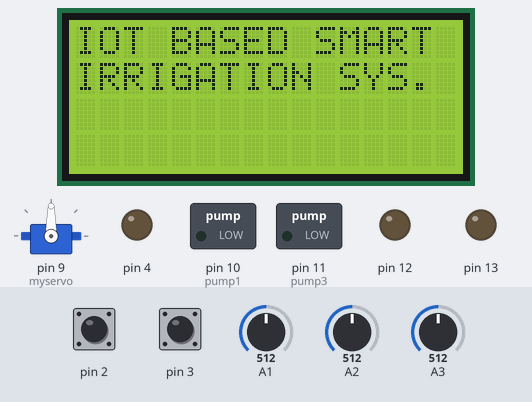
A sketch run on a simulated Arduino Uno, built with avr-gcc and run on an emulated ATmega328P. On the bench: 16×4 character LCD, servo, switched loads named in the sketch (green lamp = pin HIGH), output pins drawn as LEDs (lit = HIGH). Inputs (shaded band) come from the test bench; at power-on: A3 = 512, A1 = 512, A2 = 512, pin 2 HIGH, pin 3 HIGH.

Above: at 0.6 s.
At 5.7 s:
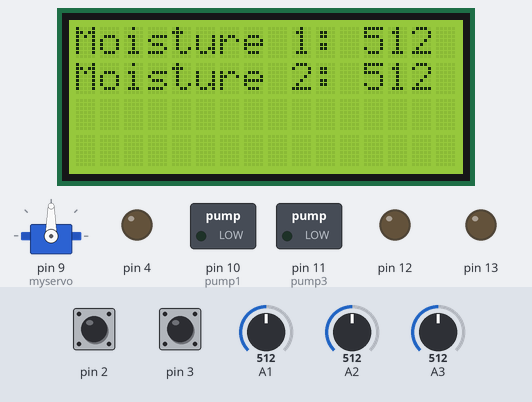
5.8 s: A3 set to 900
At 13.1 s:
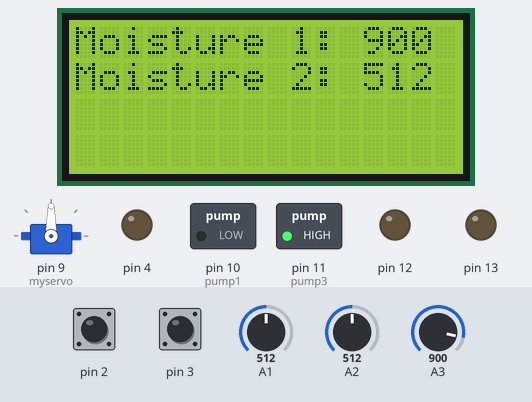
14.2 s: A1 set to 875
22.8 s: A1 set to 898
At 32.4 s:
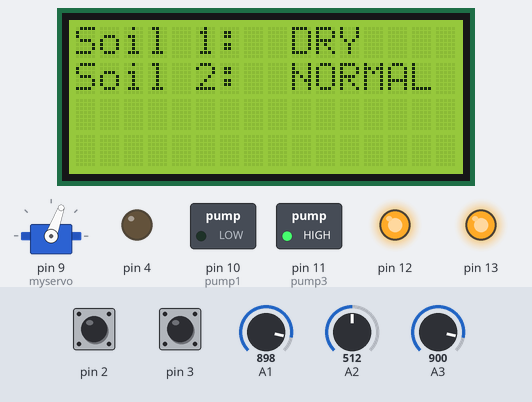
32.5 s: A2 set to 390
42.1 s: A3 set to 808
At 49.8 s:
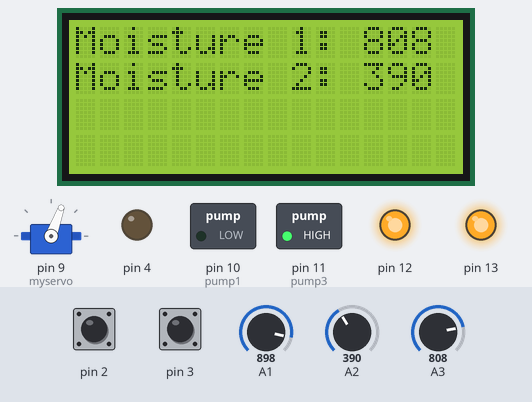
52.9 s: A3 set to 790
At 71.7 s:
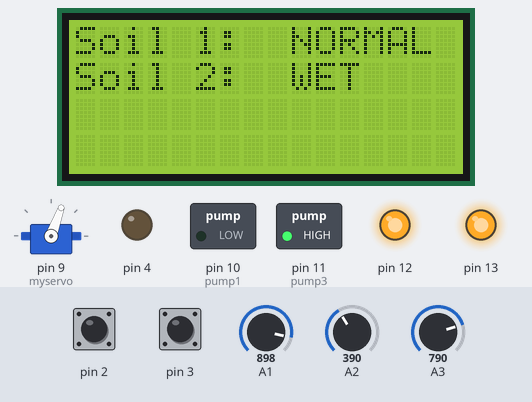
Timing chart, 0 to 73.2 s (numbered marks = the images above; inputs shaded):
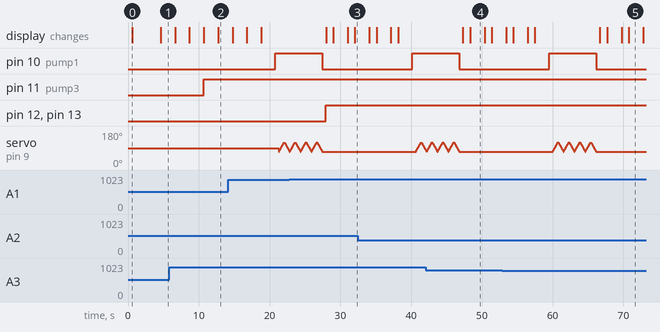

The sketch:

i2c_lcd.ino
```cpp
//###############  IOT BASED SMART IRRIGATION SYSTEM     ######################

#include <Wire.h>
#include <LiquidCrystal_I2C.h>
#include <Servo.h>
const int pump1 = 10;
const int pump2 = 1;
const int pump3 = 11;
LiquidCrystal_I2C lcd(0x3F, 2, 1, 0, 4, 5, 6, 7, 3, POSITIVE);
int m1,m2;
bool p1=false,p2=false,p3=false;
Servo myservo;
int pos = 0;

void setup()
{
  pinMode(13,OUTPUT);
  pinMode(12,OUTPUT);
  pinMode(10,OUTPUT);
  pinMode(11,OUTPUT);
  Serial.begin(9600);
  lcd.begin(16,4);
  lcd.backlight();
  delay(500);
  myservo.attach(9);
  pinMode(2,INPUT);
  pinMode(3,INPUT);
  pinMode(4,OUTPUT);
  digitalWrite(2,HIGH);
  digitalWrite(3,HIGH);

  lcd.setCursor(0,0);
  lcd.print("IOT BASED SMART");
  lcd.setCursor(0,1);
  lcd.print("IRRIGATION SYS.");
  delay(4000);


}

void loop()  {
  lcd.clear();
  secure();

  m1 = analogRead(A3);
  m2 = analogRead(A2);
  lcd.setCursor(0,0);
  lcd.print("Moisture 1: ");
  lcd.setCursor(12,0);
  lcd.print(m1);
  lcd.setCursor(0,1);
  lcd.print("Moisture 2: ");
  lcd.setCursor(12,1);
  lcd.print(m2);
  delay(2000);
  lcd.clear();

  secure();
  printStatus(1,m1);
  printStatus(2,m2);
  delay(2000);

  lcd.clear();
  secure();
  pumpStatus();
  delay(2000);
  lcd.clear();
  secure();
  tankstatus();
  delay(2000);
  if(p1){
    int k ;
    digitalWrite(pump1,HIGH);
    delay(500);
    for( k = 0; k<4; k++){
      for (pos = 70; pos <= 120; pos += 1) {
    // in steps of 1 degree
    myservo.write(pos);
    delay(15);
  }
  for (pos = 120; pos >= 70; pos -= 1) {
    myservo.write(pos);
    delay(15);
  }
  }
  digitalWrite(pump1,LOW);
  delay(500);
    }
}


void printStatus(int i,int m){
  if(i == 1 ){
    lcd.setCursor(0,0);
    lcd.print("Soil 1: ");
    lcd.setCursor(9,0);
    if(m < 400){
      lcd.print("WET");
      p1 = false;
    }
    else if(m < 800){
      lcd.print("NORMAL");
      p1 =false;
    }
    else{
      lcd.print("DRY");
      p1 = true;
    }
  }
   if(i == 2 ){
    lcd.setCursor(0,1);
    lcd.print("Soil 2: ");
    lcd.setCursor(9,1);
    if(m < 400){
      lcd.print("WET");
      p2 = false;
    }
    else if(m < 800){
      lcd.print("NORMAL");
      p2  = false;
    }
    else{
      lcd.print("DRY");
      p2  = true;
    }
  }
}


void pumpStatus(){
  lcd.setCursor(0,0);
  lcd.print("PUMP 1 : ");
  lcd.setCursor(10,0);
  if(p1)
    lcd.print("ON");
   else
      lcd.print("OFF");

  lcd.setCursor(0,1);
  lcd.print("PUMP 2 : ");
  lcd.setCursor(10,1);
  if(p3){
    digitalWrite(pump2,HIGH);
    lcd.print("ON");}
   else{
      digitalWrite(pump2,LOW);
      lcd.print("OFF");}
}

void tankstatus(){
  bool a,b;
  a = digitalRead(2);
  b = digitalRead(3);
  if(a==1 && b==1){
    lcd.setCursor(0,0);
    lcd.print("TANK IS EMPTY");
    digitalWrite(pump3,HIGH);
    p3=true;
  }
  else if(a==0 && b==1){
    lcd.setCursor(0,0);
    lcd.print("TANK IS MODERATELY");
    lcd.setCursor(0,1);
    lcd.print("FILLED");
  }
  if(a==0 && b==0){
    digitalWrite(pump3,LOW);
    lcd.setCursor(0,0);
    lcd.print("TANK IS FULL");
    p3= false;
  }
}

void secure(){
  int tmp;
  tmp = analogRead(A1);
  if(tmp>890){
    digitalWrite(12,HIGH);
    digitalWrite(13,HIGH);
    lcd.setCursor(0,0);
    lcd.print(" Security ");
    lcd.setCursor(0,1);
    lcd.print(" Violated ");
    delay(1000);
    lcd.clear();
  }
  else{
    digitalWrite(12,LOW);
     digitalWrite(13,LOW);
  }
}
```

Measured:
- the behaviour switches between 890 and 891 on A1 (found by bisection; images 2 and 3)
- the behaviour switches between 800 and 799 on A3 (found by bisection; images 4 and 5)
- after the input at 22.8 s, pin 12, pin 13: LOW → HIGH after 5.2 s; the display: first changes after 5.2 s (image 3 shows a later state)
- what the display in image 0 shows lasts 4.0 s, from 0.6 s to 4.6 s
- what the display in image 4 shows lasts 2.0 s, from 48.4 s to 50.4 s
